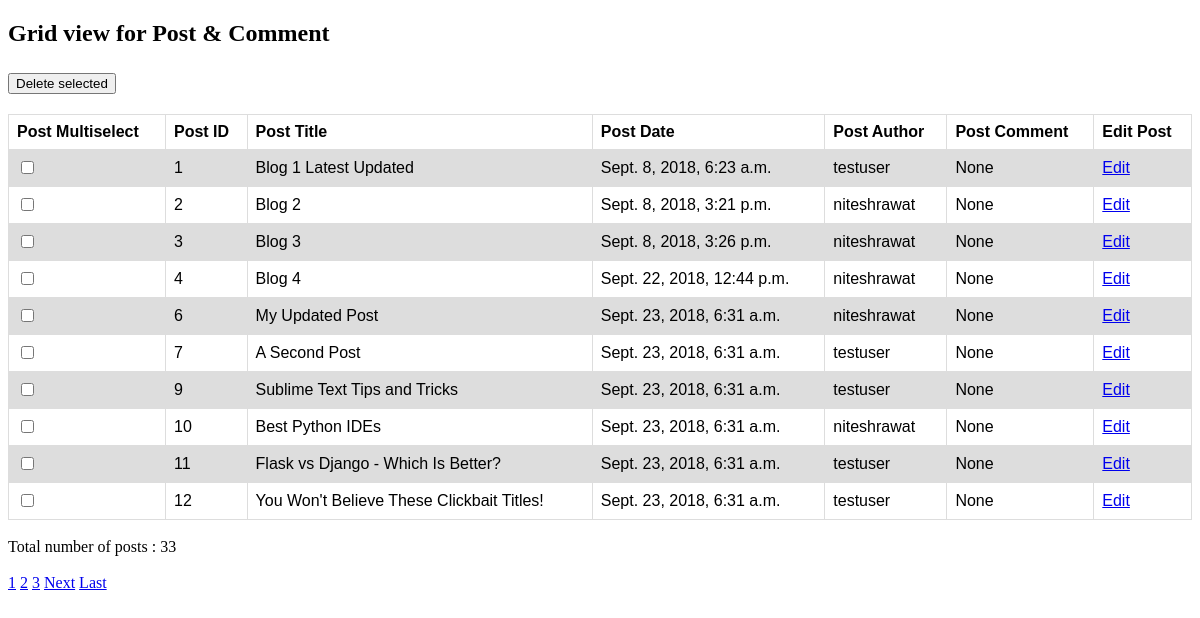
The page /grid/ on the database as committed earlier.
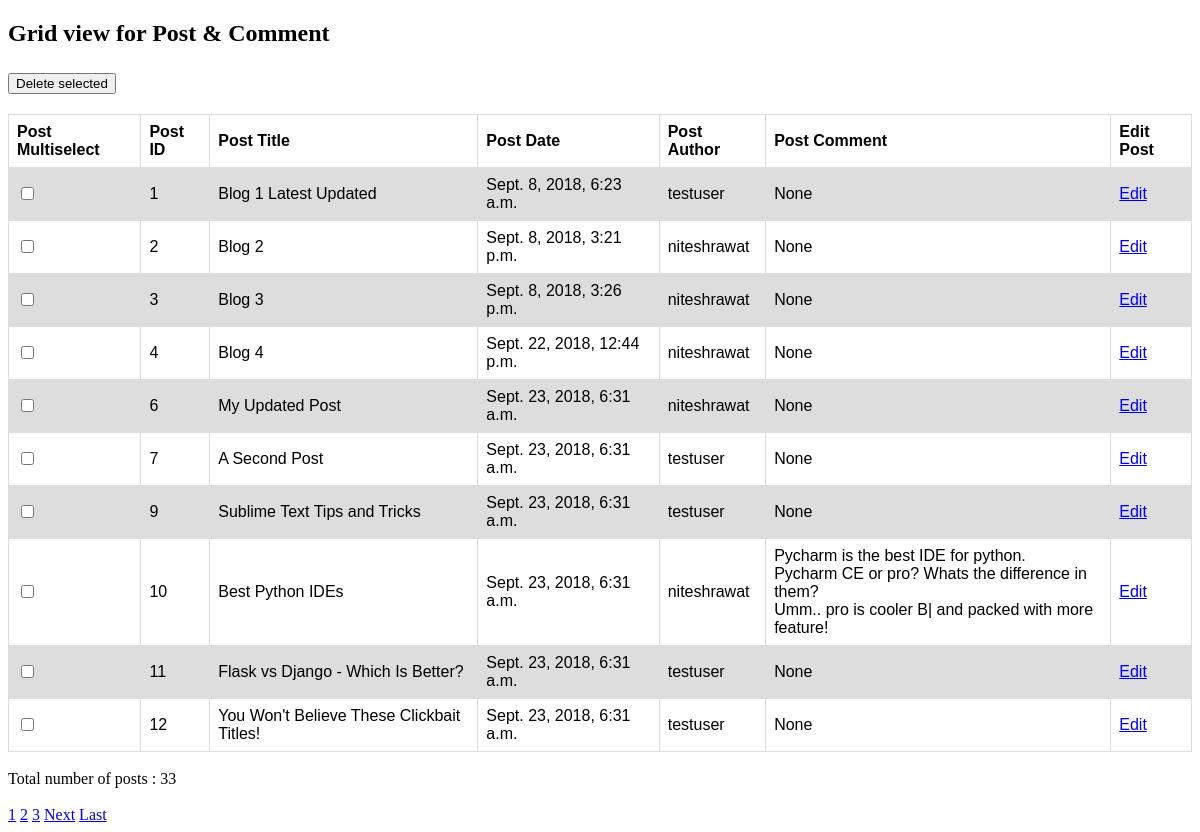
The same page on the database as committed later.
### blog/models.py (models this page shows, shortened)
class Post(models.Model):
    title = models.CharField(max_length=100)
    content = models.TextField()
    date_posted = models.DateTimeField(default=timezone.now)
    author = models.ForeignKey(User, related_name='posts', on_delete=models.CASCADE)
    class Meta:
        verbose_name = _('Post')
        verbose_name_plural = _('Posts')

class Comment(models.Model):
    text = models.TextField()
    post = models.ForeignKey(Post, related_name='comments', on_delete=models.PROTECT)
    class Meta:
        verbose_name = 'Comment'
        verbose_name_plural = 'Comments'

### blog/views.py (the view, shortened to what this page needs)
# urls.py: path('grid/', GridListView.as_view(), name='grid'),
class GridListView(ListView):
    template_name = 'blog/grid.html'
    paginate_by = 10
    def get_queryset(self):
        return Post.objects.all()
    def get_context_data(self, *, object_list=None, **kwargs):
        context = super(GridListView, self).get_context_data(**kwargs)
        total_count = Post.objects.all().count()
        context['total_count'] = total_count
        context['comment_list'] = Comment.objects.all()
        return context

### blog/templates/blog/grid.html (shortened to what this page needs)
<!DOCTYPE html>
{% load bootstrap_pagination %}
<html lang="en">
<head>
</head>
<body>
<h2> Grid view for Post & Comment </h2>
<table>
    <tr>
        <th>Post Multiselect</th>
        <th>Post ID</th>
        <th>Post Title</th>
        <th>Post Date</th>
        <th>Post Author</th>
        <th>Post Comment</th>
        <th>Edit Post</th>
    </tr>
    <form method="POST">
    {% block content %}
    {% for obj in object_list %}
    <tr>
        <td><input type="checkbox" name="checks" value="{{ obj.id }}"></td>
        <td>{{ obj.id }}</td>
        <td>{{ obj.title }}</td>
        <td>{{ obj.date_posted }}</td>
        <td>{{ obj.author }}</td>
        <td>
            {% if obj.comments.count > 1 %}
                {% for comment in obj.comments.all %}
                {{ comment.text }}
                <br>
                {% endfor %}
            {% else %}
                None
            {% endif %}
        </td>
        <td><a href="#">Edit</a></td>
    </tr>
    {% endfor %}
    {% endblock %}
        <h2><input type="submit" name="delete" value="Delete selected" /></h2>
    </form>
</table>
<br>
Total number of posts : {{ total_count }}
<br>
<br>
{% if is_paginated %}
      {% for num in page_obj.paginator.page_range %}
        {% if page_obj.number == num %}
          <a class ="btn btn-info mb-4" href="?page={{ num }}">{{ num }}</a>
          {% elif num > page_obj.number|add:'-3' and num < page_obj.number|add:'3' %}
          <a class ="btn btn-outline-info mb-4" href="?page={{ num }}">{{ num }}</a>
        {% endif %}
      {% endfor %}
      {% if page_obj.has_next %}
        <a class ="btn btn-outline-info mb-4" href="?page={{ page_obj.next_page_number }}">Next</a>
        <a class ="btn btn-outline-info mb-4" href="?page={{ page_obj.paginator.num_pages }}">Last</a>
      {% endif %}
{% endif %}
</body>
</html>

Rows that differ between the two databases and show on the page:
shown differently, row unchanged: Post "Best Python IDEs": no longer shows "None"
added Comment: text "Pycharm is the best IDE for python.", shown under Post "Best Python IDEs"
added Comment: text "Pycharm CE or pro? Whats the difference in them?", shown under Post "Best Python IDEs"
added Comment: text "Umm.. pro is cooler B| and packed with more feature!", shown under Post "Best Python IDEs"
